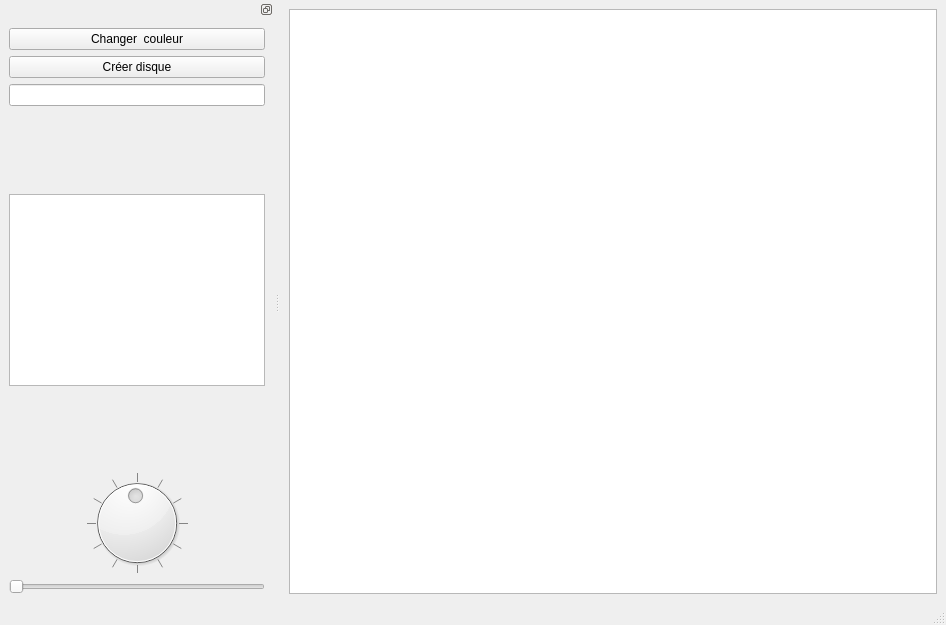
<?xml version="1.0" encoding="UTF-8"?>
<ui version="4.0">
 <class>MainWindow</class>
 <widget class="QMainWindow" name="MainWindow">
  <property name="geometry">
   <rect>
    <x>0</x>
    <y>0</y>
    <width>946</width>
    <height>625</height>
   </rect>
  </property>
  <property name="windowTitle">
   <string>MainWindow</string>
  </property>
  <widget class="QWidget" name="centralwidget">
   <layout class="QVBoxLayout" name="verticalLayout">
    <item>
     <widget class="QGraphicsView" name="vuePrincipale"/>
    </item>
   </layout>
  </widget>
  <widget class="QStatusBar" name="statusbar"/>
  <widget class="QDockWidget" name="dockWidget">
   <property name="features">
    <set>QDockWidget::DockWidgetFloatable|QDockWidget::DockWidgetMovable</set>
   </property>
   <property name="allowedAreas">
    <set>Qt::LeftDockWidgetArea|Qt::RightDockWidgetArea</set>
   </property>
   <attribute name="dockWidgetArea">
    <number>1</number>
   </attribute>
   <widget class="QWidget" name="dockWidgetContents">
    <layout class="QVBoxLayout" name="verticalLayout_2">
     <item>
      <widget class="QPushButton" name="pushButtonChangerCouleur">
       <property name="text">
        <string>Changer  couleur</string>
       </property>
      </widget>
     </item>
     <item>
      <widget class="QPushButton" name="pushButtonCreerDisque">
       <property name="text">
        <string>Créer disque</string>
       </property>
      </widget>
     </item>
     <item>
      <widget class="QLineEdit" name="lineEditTexte"/>
     </item>
     <item>
      <spacer name="verticalSpacer">
       <property name="orientation">
        <enum>Qt::Vertical</enum>
       </property>
       <property name="sizeHint" stdset="0">
        <size>
         <width>20</width>
         <height>40</height>
        </size>
       </property>
      </spacer>
     </item>
     <item>
      <widget class="QGraphicsView" name="vueGlobale"/>
     </item>
     <item>
      <spacer name="verticalSpacer_2">
       <property name="orientation">
        <enum>Qt::Vertical</enum>
       </property>
       <property name="sizeHint" stdset="0">
        <size>
         <width>20</width>
         <height>40</height>
        </size>
       </property>
      </spacer>
     </item>
     <item>
      <widget class="QDial" name="dialRotation">
       <property name="minimum">
        <number>-180</number>
       </property>
       <property name="maximum">
        <number>180</number>
       </property>
       <property name="value">
        <number>-3</number>
       </property>
       <property name="wrapping">
        <bool>true</bool>
       </property>
       <property name="notchTarget">
        <double>30.000000000000000</double>
       </property>
       <property name="notchesVisible">
        <bool>true</bool>
       </property>
      </widget>
     </item>
     <item>
      <widget class="QSlider" name="horizontalSliderZoom">
       <property name="minimum">
        <number>10</number>
       </property>
       <property name="maximum">
        <number>10000</number>
       </property>
       <property name="orientation">
        <enum>Qt::Horizontal</enum>
       </property>
      </widget>
     </item>
    </layout>
   </widget>
  </widget>
 </widget>
 <resources/>
 <connections/>
</ui>
